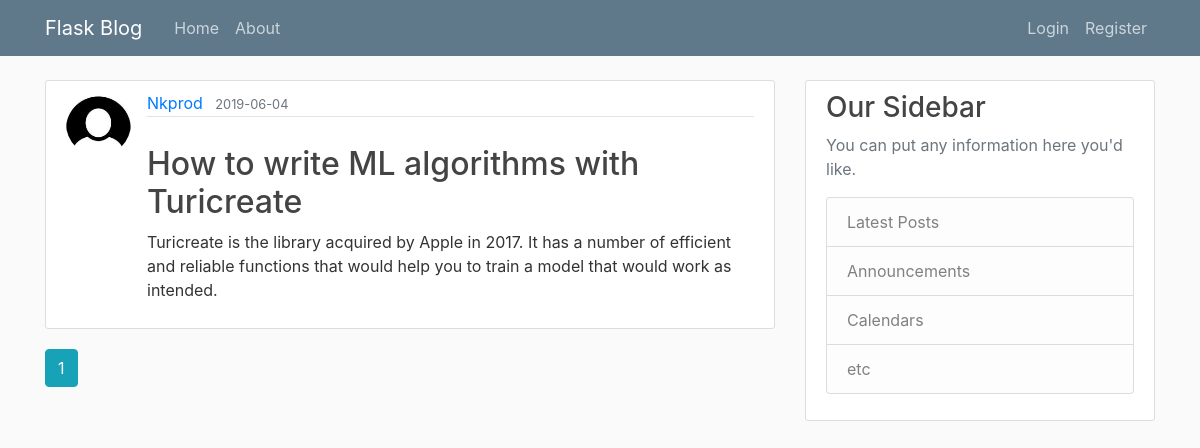
The app's page /home, older data.
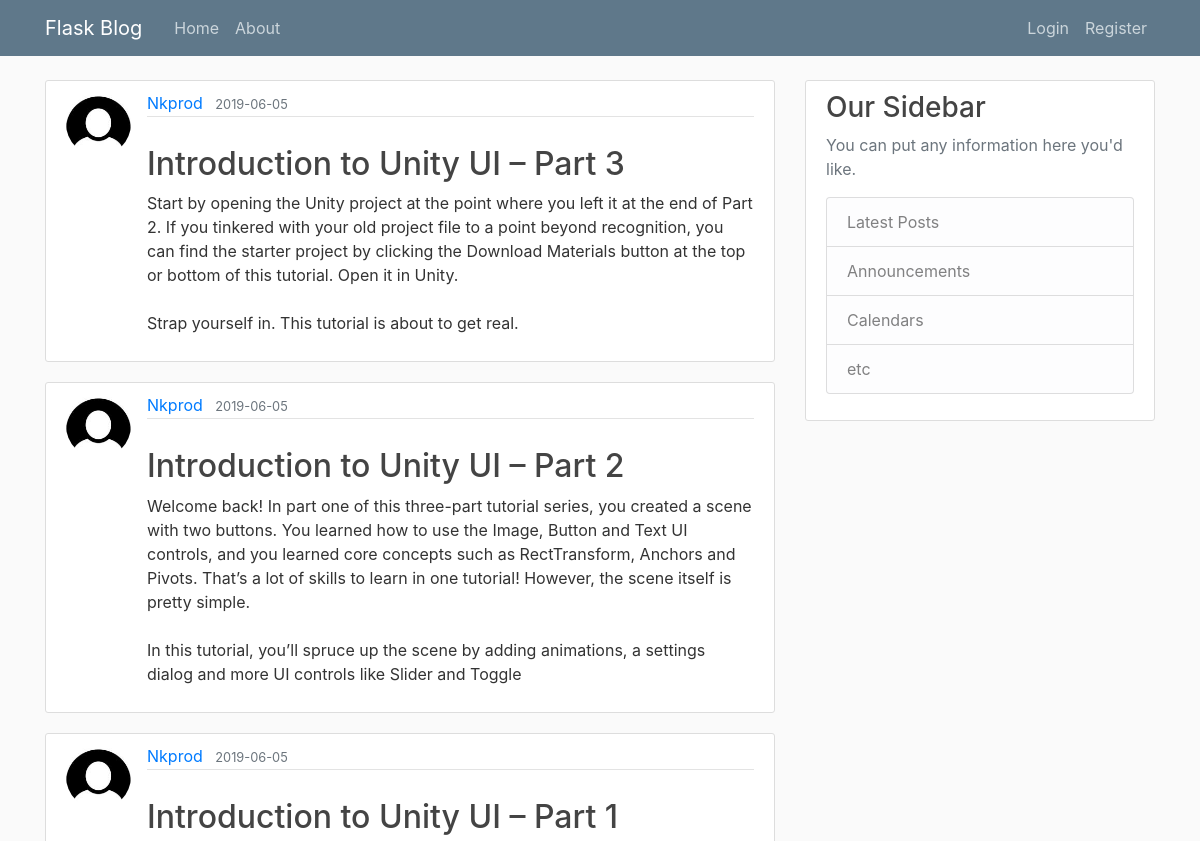
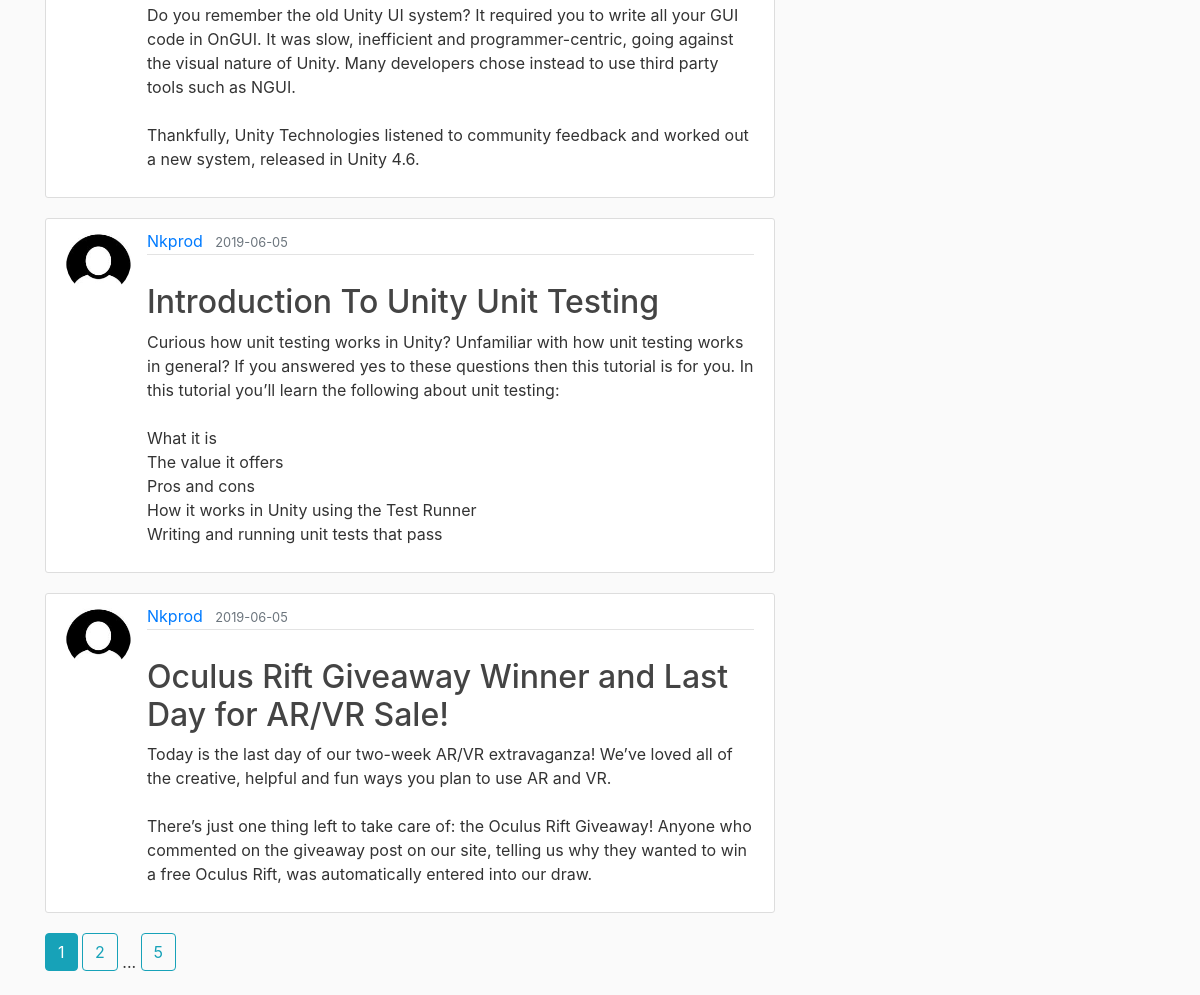
The same page, newer data (2 pictures, top to bottom).
### application/models.py (models this page shows, shortened)
class Post(db.Model):
    id = db.Column(db.Integer, primary_key=True)
    title = db.Column(db.String(100), nullable=False)
    date_posted = db.Column(db.DateTime, default=datetime.utcnow)
    content = db.Column(db.Text, nullable=False)
    user_id = db.Column(db.Integer, db.ForeignKey('user.id'), nullable=False)

class User(db.Model, UserMixin):
    id = db.Column(db.Integer, primary_key=True)
    username = db.Column(db.String(20), unique=True, nullable=False)
    email = db.Column(db.String(120), unique=True, nullable=False)
    image_file = db.Column(db.String(20), nullable=False, default='default.jpg')
    password = db.Column(db.String(60), nullable=False)
    posts = db.relationship('Post', backref='author', lazy=True)

### application/main/routes.py (the view)
@main.route("/")
@main.route("/home")
def home():
    page = request.args.get('page', 1, type=int)
    posts = Post.query.order_by(Post.date_posted.desc()).paginate(page=page, per_page=5)
    return render_template("home.html", posts=posts)

### application/templates/home.html
{% extends "layout.html" %}
{% block body %}
	{% for post in posts.items %}
		<article class="media content-section">
				<img class="rounded-circle article-img" src="{{ url_for('static', filename='pictures/' + post.author.image_file) }}">
			<div class="media-body">
				<div class="article-metadata">
					<a class="mr-2" href="{{ url_for('users.user_posts', username=post.author.username) }}">{{ post.author.username }}</a>
					<small class="text-muted">{{ post.date_posted.strftime('%Y-%m-%d') }}</small>
					</div>
					<br />
					<h2><a class="article-title" href="{{ url_for('posts.post', post_id=post.id) }}">{{ post.title }}</a></h2>
					<p class="article-content">{{ post.content }}</p>
			</div>
		</article>
	{% endfor %}
	{% for page_num in posts.iter_pages(left_edge=1, right_edge=1, left_current=1, right_current=2) %}
		{% if page_num %}
			{% if posts.page == page_num %}
				<a class="btn btn-info mb-4" href="{{ url_for('main.home', page=page_num) }}">{{ page_num }}</a>
			{% else %}
				<a class="btn btn-outline-info mb-4" href="{{ url_for('main.home', page=page_num) }}">{{ page_num }}</a>
			{% endif %}
		{% else %}
			...
		{% endif %}
	{% endfor %}
{% endblock %}

### application/templates/layout.html (shortened to what this page needs)
<!DOCTYPE html>
<html>
	<head>
	<link rel="stylesheet" href="https://stackpath.bootstrapcdn.com/bootstrap/4.3.1/css/bootstrap.min.css">
	<link rel="stylesheet" type="text/css" href="{{ url_for('static', filename = 'main.css') }}">
	</head>
	<body>
		    <header class="site-header">
					<nav class="navbar navbar-expand-md navbar-dark bg-steel fixed-top">
					  <div class="container">
						<a class="navbar-brand mr-4" href="/">Flask Blog</a>
						<div class="collapse navbar-collapse" id="navbarToggle">
						  <div class="navbar-nav mr-auto">
							<a class="nav-item nav-link" href="{{ url_for('main.home') }}">Home</a>
							<a class="nav-item nav-link" href="{{ url_for('main.about') }}">About</a>
						  </div>
							<div class="navbar-nav">
							{% if current_user.is_authenticated %}
								<a class="nav-item nav-link" href="{{ url_for('posts.new_post') }}">New Post</a>
								<a class="nav-item nav-link" href="{{ url_for('users.account') }}">Account</a>
								<a class="nav-item nav-link" href="{{ url_for('users.logout') }}">Logout</a>
							{% else %}
								<a class="nav-item nav-link" href="{{ url_for('users.login') }}">Login</a>
								<a class="nav-item nav-link" href="{{ url_for('users.register') }}">Register</a>
							{% endif %}
						</div>
						</div>
					  </div>
					</nav>
					</header>
					<main role="main" class="container">
						<div class="row">
							<div class="col-md-8">
									{% block body %}
									{% endblock %}
							</div>
							<div class="col-md-4">
								<div class="content-section">
									<h3>Our Sidebar</h3>
									<p class='text-muted'>You can put any information here you'd like.
										<ul class="list-group">
											<li class="list-group-item list-group-item-light">Latest Posts</li>
											<li class="list-group-item list-group-item-light">Announcements</li>
											<li class="list-group-item list-group-item-light">Calendars</li>
											<li class="list-group-item list-group-item-light">etc</li>
										</ul>
									</p>
								</div>
							</div>
						</div>
					</main>
	</body>
</html>

### application/static/main.css (style rules this page uses)
body { background: #fafafa; color: #333333; margin-top: 5rem; }
h1, h2, h3, h4, h5, h6 { color: #444444; }
.bg-steel { background-color: #5f788a; }
.site-header .navbar-nav .nav-link { color: #cbd5db; }
.content-section { background: #ffffff; padding: 10px 20px; border: 1px solid #dddddd; border-radius: 3px; margin-bottom: 20px; }
.article-title { color: #444444; }
.article-content { white-space: pre-line; }
.article-img { height: 65px; width: 65px; margin-right: 16px; }
.article-metadata { padding-bottom: 1px; margin-bottom: 4px; border-bottom: 1px solid #e3e3e3 }

Row changes from the older to the newer data that the page shows:
no longer on this page (row edited): Post: image_file (picture), author.username "Nkprod", date_posted "2019-06-04", title "How to write ML algorithms with Turicreate", content "Turicreate is the library acquired by Apple in 2017. It has a number of efficient and reliable functions that would help you to train a model that would work as intended."
added Post: image_file (picture), author.username "Nkprod", date_posted "2019-06-05", title "Introduction to Unity UI – Part 3", content "Start by opening the Unity project at the point where you left it at the end of Part 2. If you tinkered with your old project file to a point beyond recognition, you can find the starter project by clicking the Download Materials button at the top or bottom of this tutorial. Open it in Unity. Strap yourself in. This tutorial is about to get real."
added Post: image_file (picture), author.username "Nkprod", date_posted "2019-06-05", title "Introduction to Unity UI – Part 2", content "Welcome back! In part one of this three-part tutorial series, you created a scene with two buttons. You learned how to use the Image, Button and Text UI controls, and you learned core concepts such as RectTransform, Anchors and Pivots. That’s a lot of skills to learn in one tutorial! However, the scene itself is pretty simple. In this tutorial, you’ll spruce up the scene by adding animations, a settings dialog and more UI controls like Slider and Toggle"
added Post: image_file (picture), author.username "Nkprod", date_posted "2019-06-05", title "Introduction to Unity UI – Part 1", content "Do you remember the old Unity UI system? It required you to write all your GUI code in OnGUI. It was slow, inefficient and programmer-centric, going against the visual nature of Unity. Many developers chose instead to use third party tools such as NGUI. Thankfully, Unity Technologies listened to community feedback and worked out a new system, released in Unity 4.6."
added Post: image_file (picture), author.username "Nkprod", date_posted "2019-06-05", title "Introduction To Unity Unit Testing", content "Curious how unit testing works in Unity? Unfamiliar with how unit testing works in general? If you answered yes to these questions then this tutorial is for you. In this tutorial you’ll learn the following about unit testing: What it is The value it offers Pros and cons How it works in Unity using the Test Runner Writing and running unit tests that pass"
added Post: image_file (picture), author.username "Nkprod", date_posted "2019-06-05", title "Oculus Rift Giveaway Winner and Last Day for AR/VR Sale!", content "Today is the last day of our two-week AR/VR extravaganza! We’ve loved all of the creative, helpful and fun ways you plan to use AR and VR. There’s just one thing left to take care of: the Oculus Rift Giveaway! Anyone who commented on the giveaway post on our site, telling us why they wanted to win a free Oculus Rift, was automatically entered into our draw."
Text that changed along with them:
new list line: "2"
new list line: "5"
